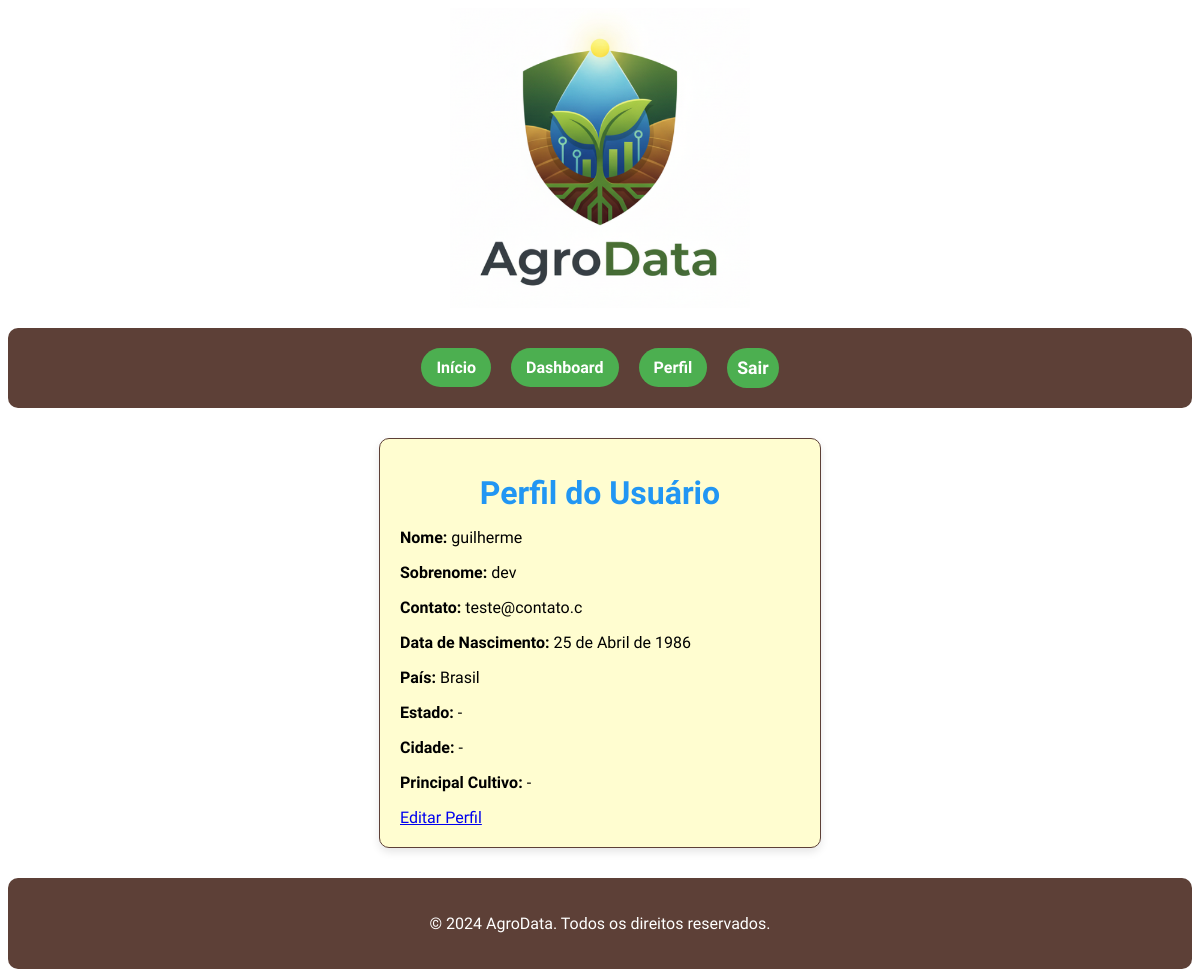
Screenshot of /dashboard/profile/ (signed in) with the database file from the repository.
### agro_app/models.py (models this page shows, shortened)
class Profile(models.Model):
    user = models.OneToOneField(User, on_delete=models.CASCADE)
    first_name = models.CharField(max_length=100, blank=True, null=True, verbose_name="Primeiro Nome")
    last_name = models.CharField(max_length=100, blank=True, null=True, verbose_name="Sobrenome")
    birth_date = models.DateField(blank=True, null=True, verbose_name="Data de Nascimento")
    cultivo_principal = models.CharField(max_length=100, blank=True, null=True, verbose_name="Cultivo Principal")
    contact = models.CharField(max_length=15, blank=True, null=True, verbose_name="Contato (Telefone/WhatsApp)")
    pais = models.CharField(
        max_length=100,
        null=True,
        blank=True,
        verbose_name="País"
    )
    estado = models.CharField(
        max_length=2,
        null=True,
        blank=True,
        verbose_name="Estado (ID IBGE)"
    )
    cidade = models.CharField(
        max_length=7,
        null=True,
        blank=True,
        verbose_name="Município (ID IBGE)"
    )
    telefone = models.CharField(max_length=15, blank=True, null=True)
    data_criacao = models.DateTimeField(auto_now_add=True)
    class Meta:
        verbose_name = "Perfil"
        verbose_name_plural = "Perfis"

### agro_app/views.py (the view)
# urls.py: path('profile/', views.profile, name='profile'),
@login_required
def profile(request):
    user_profile, created = Profile.objects.get_or_create(user=request.user)
    country_name = get_country_name_from_id(user_profile.pais) if user_profile.pais else None
    city_name = get_city_name_from_id(user_profile.cidade) if user_profile.cidade else None
    state_name = get_state_name_from_id(user_profile.estado) if user_profile.estado else None
    cultivo_principal_name = get_product_name_from_id(
        user_profile.cultivo_principal, user_profile.cidade
    ) if user_profile.cultivo_principal else None
    context = {
        'profile': user_profile,
        'country_name': country_name,  # NOVO: Adiciona ao contexto
        'city_name': city_name,
        'state_name': state_name,
        'cultivo_principal_name': cultivo_principal_name,
    }
    return render(request, 'profile.html', context)

### agro_app/views.py (called while the page is built, shortened)
def get_country_name_from_id(country_id):
    if not country_id: return None
    if str(country_id) in ['1058']:
        return "Brasil"
    if isinstance(country_id, str) and country_id.strip() not in ('', '-'):
        return country_id.title()

def get_city_name_from_id(city_id):
    if not city_id: return None
    try:
        url = f"https://servicodados.ibge.gov.br/api/v1/localidades/municipios/{city_id}"
        response = requests.get(url, timeout=5)
        response.raise_for_status()
        data = response.json()
        return data.get('nome')
    except (requests.RequestException, json.JSONDecodeError):
        return None

def get_state_name_from_id(state_id):
    if not state_id: return None
    try:
        url = f"https://servicodados.ibge.gov.br/api/v1/localidades/estados/{state_id}"
        response = requests.get(url, timeout=5)
        response.raise_for_status()
        data = response.json()
        return data.get('sigla')
    except (requests.RequestException, json.JSONDecodeError):
        return None

def get_product_name_from_id(product_id, city_id):
    if not product_id or not city_id: return None
    try:
        normalized_saved_id = normalize_text(str(product_id))
        products_data = get_products_for_city(city_id)
        for product in products_data:
            if product.get('id', '') == normalized_saved_id:
                return product.get('nome')  # Retorna o nome amigável (ex: 'Soja')
        return None
    except Exception:
        return None

### fichatecnica_app/data_service.py (called while the page is built, shortened)
def normalize_text(text):
    if not isinstance(text, str):
        return ""
    text = re.sub(r'\s*\([^)]*\)', '', text)
    normalized = unicodedata.normalize('NFKD', text).encode('ascii', 'ignore').decode('utf-8')
    return normalized.upper().strip()

def load_and_cache_agro_data():
    global FICHA_TECNICA_CACHE
    required_keys = list(CSV_CONFIG.keys()) + list(JSON_CONFIG.keys())
    if FICHA_TECNICA_CACHE and all(key in FICHA_TECNICA_CACHE for key in required_keys):
        return FICHA_TECNICA_CACHE, "Sucesso (Cache carregado)"

def get_products_for_city(city_id):
    data_frames, _ = load_and_cache_agro_data()
    if not data_frames:
        return []
    df_qty = data_frames.get('Quantidade produzida')
    header_map = data_frames.get('Quantidade produzida_header_map', {})
    if df_qty is None or header_map == {}:
        return []

### agro_app/templates/profile.html
{% extends 'base.html' %}
{% load static %}
{% block content %}
<div class="auth-card">
    <h2 class="sub-title">Perfil do Usuário</h2>
    <p><strong>Nome:</strong> {{ profile.first_name|default:"-" }}</p>
    <p><strong>Sobrenome:</strong> {{ profile.last_name|default:"-" }}</p>
    <p><strong>Contato:</strong> {{ profile.contact|default:"-" }}</p>
    <p><strong>Data de Nascimento:</strong> {{ profile.birth_date|default:"-" }}</p>
    <p><strong>País:</strong> {{ country_name|default:"-" }}</p>
    <p><strong>Estado:</strong> {{ state_name|default:"-" }}</p>
    <p><strong>Cidade:</strong> {{ city_name|default:"-" }}</p>
    <p><strong>Principal Cultivo:</strong> {{ cultivo_principal_name|default:"-" }}</p>
    <a href="{% url 'agro_app:profile_edit' %}">Editar Perfil</a>
</div>
{% endblock %}

### static/assets/css/main.css (style rules this page uses)
body { font-family: "Ubuntu", sans-serif; }
.sub-title { font-family: "Story Script", sans-serif; color: #2196F3; text-align: center; font-size: 2em; font-weight: bold; margin: 15px 0; }
.auth-card { background-color: #FFFDD0; border: 1px solid #5D4037; border-radius: 10px; box-shadow: 0 4px 8px rgba(0, 0, 0, 0.1); padding: 20px; margin: 20px auto; max-width: 400px; }

### rows the page displays
Profile: first_name "guilherme", last_name "dev", contact "teste@contato.c", birth_date "25 de Abril de 1986", pais "Brasil"

### other values shown
{{ state_name|default:"-" }} "-"
{{ city_name|default:"-" }} "-"
{{ cultivo_principal_name|default:"-" }} "-"
